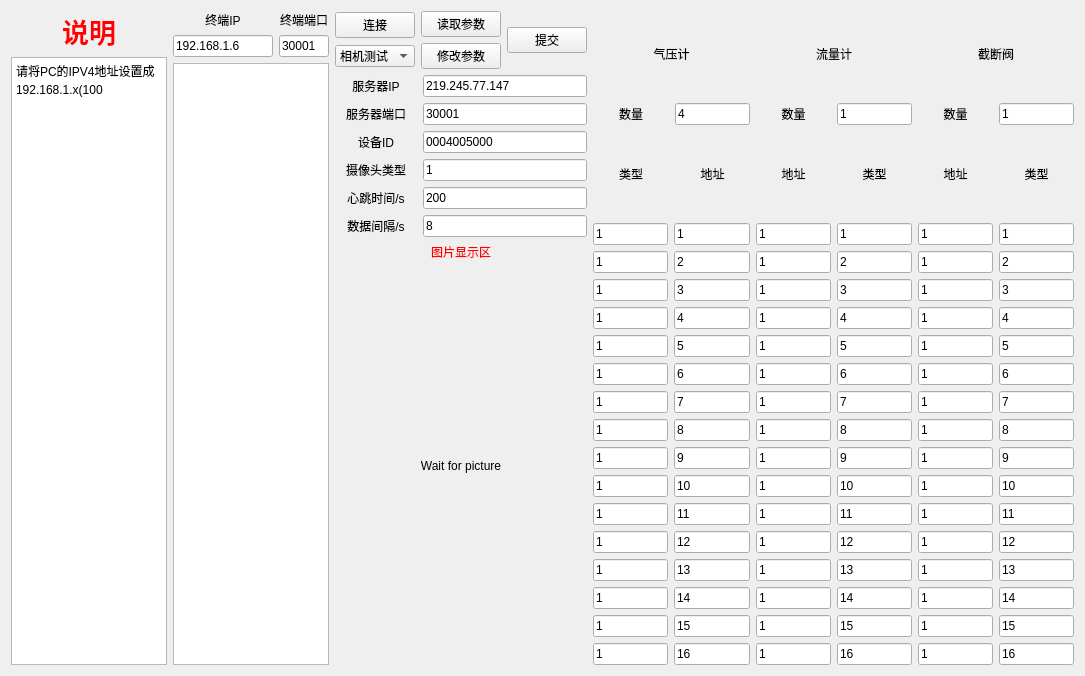
<?xml version="1.0" encoding="UTF-8"?>
<ui version="4.0">
 <class>Widget</class>
 <widget class="QWidget" name="Widget">
  <property name="geometry">
   <rect>
    <x>0</x>
    <y>0</y>
    <width>1085</width>
    <height>676</height>
   </rect>
  </property>
  <property name="windowTitle">
   <string>OilDebug</string>
  </property>
  <layout class="QGridLayout" name="gridLayout">
   <item row="0" column="0">
    <layout class="QHBoxLayout" name="horizontalLayout_64" stretch="1,1,1,1,1,1">
     <item>
      <layout class="QVBoxLayout" name="verticalLayout_8">
       <item>
        <widget class="QLabel" name="label_12">
         <property name="text">
          <string>&lt;html&gt;&lt;head/&gt;&lt;body&gt;&lt;p align=&quot;center&quot;&gt;&lt;span style=&quot; font-size:20pt; font-weight:600; color:#ff0000;&quot;&gt;说明&lt;/span&gt;&lt;/p&gt;&lt;/body&gt;&lt;/html&gt;</string>
         </property>
        </widget>
       </item>
       <item>
        <widget class="QPlainTextEdit" name="plainTextEdit">
         <property name="plainText">
          <string>请将PC的IPV4地址设置成192.168.1.x(100&lt;x&lt;250),再使用该软件进行调试!

气压计类型:
安森:  1

流量计类型:
安  森:   1
华海1:   2
华海2:   3
天  信:   4

截断阀类型:
默认:  1

</string>
         </property>
        </widget>
       </item>
      </layout>
     </item>
     <item>
      <layout class="QVBoxLayout" name="verticalLayout_7">
       <item>
        <layout class="QHBoxLayout" name="horizontalLayout_11" stretch="2,1">
         <item>
          <layout class="QVBoxLayout" name="verticalLayout_11">
           <item>
            <widget class="QLabel" name="label_3">
             <property name="text">
              <string>&lt;html&gt;&lt;head/&gt;&lt;body&gt;&lt;p align=&quot;center&quot;&gt;终端IP&lt;/p&gt;&lt;/body&gt;&lt;/html&gt;</string>
             </property>
            </widget>
           </item>
           <item>
            <widget class="QLineEdit" name="IPLineEdit">
             <property name="text">
              <string>192.168.1.6</string>
             </property>
            </widget>
           </item>
          </layout>
         </item>
         <item>
          <layout class="QVBoxLayout" name="verticalLayout_12">
           <item>
            <widget class="QLabel" name="label_4">
             <property name="text">
              <string>&lt;html&gt;&lt;head/&gt;&lt;body&gt;&lt;p align=&quot;center&quot;&gt;终端端口&lt;/p&gt;&lt;/body&gt;&lt;/html&gt;</string>
             </property>
            </widget>
           </item>
           <item>
            <widget class="QLineEdit" name="comLineEdit">
             <property name="text">
              <string>30001</string>
             </property>
            </widget>
           </item>
          </layout>
         </item>
        </layout>
       </item>
       <item>
        <widget class="QTextBrowser" name="textBrowser"/>
       </item>
      </layout>
     </item>
     <item>
      <layout class="QVBoxLayout" name="verticalLayout_6" stretch="1,10">
       <item>
        <layout class="QHBoxLayout" name="horizontalLayout_63">
         <item>
          <layout class="QVBoxLayout" name="verticalLayout_17">
           <item>
            <widget class="QPushButton" name="connectpushButton">
             <property name="text">
              <string>连接</string>
             </property>
            </widget>
           </item>
           <item>
            <widget class="QComboBox" name="funComboBox">
             <item>
              <property name="text">
               <string>相机测试</string>
              </property>
             </item>
             <item>
              <property name="text">
               <string>仪表数据</string>
              </property>
             </item>
             <item>
              <property name="text">
               <string>功放测试</string>
              </property>
             </item>
             <item>
              <property name="text">
               <string>联网测试</string>
              </property>
             </item>
             <item>
              <property name="text">
               <string>ARM重启</string>
              </property>
             </item>
             <item>
              <property name="text">
               <string>开截断阀</string>
              </property>
             </item>
             <item>
              <property name="text">
               <string>关截断阀</string>
              </property>
             </item>
             <item>
              <property name="text">
               <string>自检</string>
              </property>
             </item>
            </widget>
           </item>
          </layout>
         </item>
         <item>
          <layout class="QHBoxLayout" name="horizontalLayout_62">
           <item>
            <layout class="QVBoxLayout" name="verticalLayout_5">
             <item>
              <widget class="QPushButton" name="readPushButton">
               <property name="text">
                <string>读取参数</string>
               </property>
              </widget>
             </item>
             <item>
              <widget class="QPushButton" name="modiPushButton">
               <property name="text">
                <string>修改参数</string>
               </property>
              </widget>
             </item>
            </layout>
           </item>
           <item>
            <widget class="QPushButton" name="confPushButton">
             <property name="text">
              <string>提交</string>
             </property>
            </widget>
           </item>
          </layout>
         </item>
        </layout>
       </item>
       <item>
        <layout class="QVBoxLayout" name="verticalLayout_4" stretch="1,1,1,1,1,1,0,8">
         <item>
          <layout class="QHBoxLayout" name="horizontalLayout_13" stretch="1,2">
           <item>
            <widget class="QLabel" name="label">
             <property name="text">
              <string>&lt;html&gt;&lt;head/&gt;&lt;body&gt;&lt;p align=&quot;center&quot;&gt;服务器IP&lt;/p&gt;&lt;/body&gt;&lt;/html&gt;</string>
             </property>
            </widget>
           </item>
           <item>
            <widget class="QLineEdit" name="severIPLineEdit">
             <property name="text">
              <string>219.245.77.147</string>
             </property>
            </widget>
           </item>
          </layout>
         </item>
         <item>
          <layout class="QHBoxLayout" name="horizontalLayout_57" stretch="1,2">
           <item>
            <widget class="QLabel" name="label_2">
             <property name="text">
              <string>&lt;html&gt;&lt;head/&gt;&lt;body&gt;&lt;p align=&quot;center&quot;&gt;服务器端口&lt;/p&gt;&lt;/body&gt;&lt;/html&gt;</string>
             </property>
            </widget>
           </item>
           <item>
            <widget class="QLineEdit" name="severComLineEdit">
             <property name="text">
              <string>30001</string>
             </property>
            </widget>
           </item>
          </layout>
         </item>
         <item>
          <layout class="QHBoxLayout" name="horizontalLayout_58" stretch="1,2">
           <item>
            <widget class="QLabel" name="label_14">
             <property name="text">
              <string>&lt;html&gt;&lt;head/&gt;&lt;body&gt;&lt;p align=&quot;center&quot;&gt;设备ID&lt;/p&gt;&lt;/body&gt;&lt;/html&gt;</string>
             </property>
            </widget>
           </item>
           <item>
            <widget class="QLineEdit" name="devidLineEdit">
             <property name="text">
              <string>0004005000</string>
             </property>
             <property name="echoMode">
              <enum>QLineEdit::Normal</enum>
             </property>
            </widget>
           </item>
          </layout>
         </item>
         <item>
          <layout class="QHBoxLayout" name="horizontalLayout_61" stretch="1,2">
           <item>
            <widget class="QLabel" name="camTypelabel">
             <property name="text">
              <string>&lt;html&gt;&lt;head/&gt;&lt;body&gt;&lt;p align=&quot;center&quot;&gt;摄像头类型&lt;/p&gt;&lt;/body&gt;&lt;/html&gt;</string>
             </property>
            </widget>
           </item>
           <item>
            <widget class="QLineEdit" name="camTypelineEdit">
             <property name="text">
              <string>1</string>
             </property>
            </widget>
           </item>
          </layout>
         </item>
         <item>
          <layout class="QHBoxLayout" name="horizontalLayout_59" stretch="1,2">
           <item>
            <widget class="QLabel" name="heartTimlabel">
             <property name="text">
              <string>&lt;html&gt;&lt;head/&gt;&lt;body&gt;&lt;p align=&quot;center&quot;&gt;心跳时间/s&lt;/p&gt;&lt;/body&gt;&lt;/html&gt;</string>
             </property>
            </widget>
           </item>
           <item>
            <widget class="QLineEdit" name="heartTimlineEdit">
             <property name="text">
              <string>200</string>
             </property>
            </widget>
           </item>
          </layout>
         </item>
         <item>
          <layout class="QHBoxLayout" name="horizontalLayout_60" stretch="1,2">
           <item>
            <widget class="QLabel" name="datlabel">
             <property name="text">
              <string>&lt;html&gt;&lt;head/&gt;&lt;body&gt;&lt;p align=&quot;center&quot;&gt;数据间隔/s&lt;/p&gt;&lt;/body&gt;&lt;/html&gt;</string>
             </property>
            </widget>
           </item>
           <item>
            <widget class="QLineEdit" name="datTimlineEdit">
             <property name="text">
              <string>8</string>
             </property>
            </widget>
           </item>
          </layout>
         </item>
         <item>
          <widget class="QLabel" name="picturelabel_2">
           <property name="text">
            <string>&lt;html&gt;&lt;head/&gt;&lt;body&gt;&lt;p align=&quot;center&quot;&gt;&lt;span style=&quot; color:#ff0000;&quot;&gt;图片显示区&lt;/span&gt;&lt;/p&gt;&lt;/body&gt;&lt;/html&gt;</string>
           </property>
          </widget>
         </item>
         <item>
          <widget class="QLabel" name="picturelabel">
           <property name="text">
            <string>&lt;html&gt;&lt;head/&gt;&lt;body&gt;&lt;p align=&quot;center&quot;&gt;Wait for picture&lt;/p&gt;&lt;/body&gt;&lt;/html&gt;</string>
           </property>
          </widget>
         </item>
        </layout>
       </item>
      </layout>
     </item>
     <item>
      <layout class="QVBoxLayout" name="verticalLayout_2">
       <item>
        <widget class="QLabel" name="label_9">
         <property name="text">
          <string>&lt;html&gt;&lt;head/&gt;&lt;body&gt;&lt;p align=&quot;center&quot;&gt;气压计&lt;/p&gt;&lt;/body&gt;&lt;/html&gt;</string>
         </property>
        </widget>
       </item>
       <item>
        <layout class="QHBoxLayout" name="horizontalLayout_14" stretch="1,1">
         <item>
          <widget class="QLabel" name="label_5">
           <property name="text">
            <string>&lt;html&gt;&lt;head/&gt;&lt;body&gt;&lt;p align=&quot;center&quot;&gt;数量&lt;/p&gt;&lt;/body&gt;&lt;/html&gt;</string>
           </property>
          </widget>
         </item>
         <item>
          <widget class="QLineEdit" name="preNumLineEdit">
           <property name="text">
            <string>4</string>
           </property>
          </widget>
         </item>
        </layout>
       </item>
       <item>
        <layout class="QHBoxLayout" name="horizontalLayout_9">
         <item>
          <widget class="QLabel" name="preType1label">
           <property name="toolTip">
            <string>&lt;html&gt;&lt;head/&gt;&lt;body&gt;&lt;p align=&quot;center&quot;&gt;类型&lt;/p&gt;&lt;/body&gt;&lt;/html&gt;</string>
           </property>
           <property name="text">
            <string>&lt;html&gt;&lt;head/&gt;&lt;body&gt;&lt;p align=&quot;center&quot;&gt;类型&lt;/p&gt;&lt;/body&gt;&lt;/html&gt;</string>
           </property>
          </widget>
         </item>
         <item>
          <widget class="QLabel" name="label_8">
           <property name="text">
            <string>&lt;html&gt;&lt;head/&gt;&lt;body&gt;&lt;p align=&quot;center&quot;&gt;地址&lt;/p&gt;&lt;/body&gt;&lt;/html&gt;</string>
           </property>
          </widget>
         </item>
        </layout>
       </item>
       <item>
        <layout class="QHBoxLayout" name="horizontalLayout_12">
         <item>
          <widget class="QLineEdit" name="preType1lineEdit">
           <property name="text">
            <string>1</string>
           </property>
          </widget>
         </item>
         <item>
          <widget class="QLineEdit" name="preAddr1lineEdit">
           <property name="text">
            <string>1</string>
           </property>
          </widget>
         </item>
        </layout>
       </item>
       <item>
        <layout class="QHBoxLayout" name="horizontalLayout_16">
         <item>
          <widget class="QLineEdit" name="preType2lineEdit">
           <property name="text">
            <string>1</string>
           </property>
          </widget>
         </item>
         <item>
          <widget class="QLineEdit" name="preAddr2lineEdit">
           <property name="text">
            <string>2</string>
           </property>
          </widget>
         </item>
        </layout>
       </item>
       <item>
        <layout class="QHBoxLayout" name="horizontalLayout_17">
         <item>
          <widget class="QLineEdit" name="preType3lineEdit">
           <property name="text">
            <string>1</string>
           </property>
          </widget>
         </item>
         <item>
          <widget class="QLineEdit" name="preAddr3lineEdit">
           <property name="text">
            <string>3</string>
           </property>
          </widget>
         </item>
        </layout>
       </item>
       <item>
        <layout class="QHBoxLayout" name="horizontalLayout_18">
         <item>
          <widget class="QLineEdit" name="preType4lineEdit">
           <property name="text">
            <string>1</string>
           </property>
          </widget>
         </item>
         <item>
          <widget class="QLineEdit" name="preAddr4lineEdit">
           <property name="text">
            <string>4</string>
           </property>
          </widget>
         </item>
        </layout>
       </item>
       <item>
        <layout class="QHBoxLayout" name="horizontalLayout_19">
         <item>
          <widget class="QLineEdit" name="preType5lineEdit">
           <property name="text">
            <string>1</string>
           </property>
          </widget>
         </item>
         <item>
          <widget class="QLineEdit" name="preAddr5lineEdit">
           <property name="text">
            <string>5</string>
           </property>
          </widget>
         </item>
        </layout>
       </item>
       <item>
        <layout class="QHBoxLayout" name="horizontalLayout_20">
         <item>
          <widget class="QLineEdit" name="preType6lineEdit">
           <property name="text">
            <string>1</string>
           </property>
          </widget>
         </item>
         <item>
          <widget class="QLineEdit" name="preAddr6lineEdit">
           <property name="text">
            <string>6</string>
           </property>
          </widget>
         </item>
        </layout>
       </item>
       <item>
        <layout class="QHBoxLayout" name="horizontalLayout_21">
         <item>
          <widget class="QLineEdit" name="preType7lineEdit">
           <property name="text">
            <string>1</string>
           </property>
          </widget>
         </item>
         <item>
          <widget class="QLineEdit" name="preAddr7lineEdit">
           <property name="text">
            <string>7</string>
           </property>
          </widget>
         </item>
        </layout>
       </item>
       <item>
        <layout class="QHBoxLayout" name="horizontalLayout_22">
         <item>
          <widget class="QLineEdit" name="preType8lineEdit">
           <property name="text">
            <string>1</string>
           </property>
          </widget>
         </item>
         <item>
          <widget class="QLineEdit" name="preAddr8lineEdit">
           <property name="text">
            <string>8</string>
           </property>
          </widget>
         </item>
        </layout>
       </item>
       <item>
        <layout class="QHBoxLayout" name="horizontalLayout_24">
         <item>
          <widget class="QLineEdit" name="preType9lineEdit">
           <property name="text">
            <string>1</string>
           </property>
          </widget>
         </item>
         <item>
          <widget class="QLineEdit" name="preAddr9lineEdit">
           <property name="text">
            <string>9</string>
           </property>
          </widget>
         </item>
        </layout>
       </item>
       <item>
        <layout class="QHBoxLayout" name="horizontalLayout_25">
         <item>
          <widget class="QLineEdit" name="preType10lineEdit">
           <property name="text">
            <string>1</string>
           </property>
          </widget>
         </item>
         <item>
          <widget class="QLineEdit" name="preAddr10lineEdit">
           <property name="text">
            <string>10</string>
           </property>
          </widget>
         </item>
        </layout>
       </item>
       <item>
        <layout class="QHBoxLayout" name="horizontalLayout_26">
         <item>
          <widget class="QLineEdit" name="preType11lineEdit">
           <property name="text">
            <string>1</string>
           </property>
          </widget>
         </item>
         <item>
          <widget class="QLineEdit" name="preAddr11lineEdit">
           <property name="text">
            <string>11</string>
           </property>
          </widget>
         </item>
        </layout>
       </item>
       <item>
        <layout class="QHBoxLayout" name="horizontalLayout_27">
         <item>
          <widget class="QLineEdit" name="preType12lineEdit">
           <property name="text">
            <string>1</string>
           </property>
          </widget>
         </item>
         <item>
          <widget class="QLineEdit" name="preAddr12lineEdit">
           <property name="text">
            <string>12</string>
           </property>
          </widget>
         </item>
        </layout>
       </item>
       <item>
        <layout class="QHBoxLayout" name="horizontalLayout_28">
         <item>
          <widget class="QLineEdit" name="preType13lineEdit">
           <property name="text">
            <string>1</string>
           </property>
          </widget>
         </item>
         <item>
          <widget class="QLineEdit" name="preAddr13lineEdit">
           <property name="text">
            <string>13</string>
           </property>
          </widget>
         </item>
        </layout>
       </item>
       <item>
        <layout class="QHBoxLayout" name="horizontalLayout_29">
         <item>
          <widget class="QLineEdit" name="preType14lineEdit">
           <property name="text">
            <string>1</string>
           </property>
          </widget>
         </item>
         <item>
          <widget class="QLineEdit" name="preAddr14lineEdit">
           <property name="text">
            <string>14</string>
           </property>
          </widget>
         </item>
        </layout>
       </item>
       <item>
        <layout class="QHBoxLayout" name="horizontalLayout_30">
         <item>
          <widget class="QLineEdit" name="preType15lineEdit">
           <property name="text">
            <string>1</string>
           </property>
          </widget>
         </item>
         <item>
          <widget class="QLineEdit" name="preAddr15lineEdit">
           <property name="text">
            <string>15</string>
           </property>
          </widget>
         </item>
        </layout>
       </item>
       <item>
        <layout class="QHBoxLayout" name="horizontalLayout_31">
         <item>
          <widget class="QLineEdit" name="preType16lineEdit">
           <property name="text">
            <string>1</string>
           </property>
          </widget>
         </item>
         <item>
          <widget class="QLineEdit" name="preAddr16lineEdit">
           <property name="text">
            <string>16</string>
           </property>
          </widget>
         </item>
        </layout>
       </item>
      </layout>
     </item>
     <item>
      <layout class="QVBoxLayout" name="verticalLayout">
       <item>
        <widget class="QLabel" name="label_15">
         <property name="text">
          <string>&lt;html&gt;&lt;head/&gt;&lt;body&gt;&lt;p align=&quot;center&quot;&gt;流量计&lt;/p&gt;&lt;/body&gt;&lt;/html&gt;</string>
         </property>
        </widget>
       </item>
       <item>
        <layout class="QHBoxLayout" name="horizontalLayout_15" stretch="1,1">
         <item>
          <widget class="QLabel" name="label_6">
           <property name="text">
            <string>&lt;html&gt;&lt;head/&gt;&lt;body&gt;&lt;p align=&quot;center&quot;&gt;数量&lt;/p&gt;&lt;/body&gt;&lt;/html&gt;</string>
           </property>
          </widget>
         </item>
         <item>
          <widget class="QLineEdit" name="flowNumLineEdit">
           <property name="text">
            <string>1</string>
           </property>
          </widget>
         </item>
        </layout>
       </item>
       <item>
        <layout class="QHBoxLayout" name="horizontalLayout">
         <item>
          <widget class="QLabel" name="label_10">
           <property name="text">
            <string>&lt;html&gt;&lt;head/&gt;&lt;body&gt;&lt;p align=&quot;center&quot;&gt;地址&lt;/p&gt;&lt;/body&gt;&lt;/html&gt;</string>
           </property>
          </widget>
         </item>
         <item>
          <widget class="QLabel" name="label_11">
           <property name="text">
            <string>&lt;html&gt;&lt;head/&gt;&lt;body&gt;&lt;p align=&quot;center&quot;&gt;类型&lt;/p&gt;&lt;/body&gt;&lt;/html&gt;</string>
           </property>
          </widget>
         </item>
        </layout>
       </item>
       <item>
        <layout class="QHBoxLayout" name="horizontalLayout_2">
         <item>
          <widget class="QLineEdit" name="flowType1lineEdit">
           <property name="text">
            <string>1</string>
           </property>
          </widget>
         </item>
         <item>
          <widget class="QLineEdit" name="flowAddr1lineEdit">
           <property name="text">
            <string>1</string>
           </property>
          </widget>
         </item>
        </layout>
       </item>
       <item>
        <layout class="QHBoxLayout" name="horizontalLayout_3">
         <item>
          <widget class="QLineEdit" name="flowType2lineEdit">
           <property name="text">
            <string>1</string>
           </property>
          </widget>
         </item>
         <item>
          <widget class="QLineEdit" name="flowAddr2lineEdit">
           <property name="text">
            <string>2</string>
           </property>
          </widget>
         </item>
        </layout>
       </item>
       <item>
        <layout class="QHBoxLayout" name="horizontalLayout_4">
         <item>
          <widget class="QLineEdit" name="flowType3lineEdit">
           <property name="text">
            <string>1</string>
           </property>
          </widget>
         </item>
         <item>
          <widget class="QLineEdit" name="flowAddr3lineEdit">
           <property name="text">
            <string>3</string>
           </property>
          </widget>
         </item>
        </layout>
       </item>
       <item>
        <layout class="QHBoxLayout" name="horizontalLayout_5">
         <item>
          <widget class="QLineEdit" name="flowType4lineEdit">
           <property name="text">
            <string>1</string>
           </property>
          </widget>
         </item>
         <item>
          <widget class="QLineEdit" name="flowAddr4lineEdit">
           <property name="text">
            <string>4</string>
           </property>
          </widget>
         </item>
        </layout>
       </item>
       <item>
        <layout class="QHBoxLayout" name="horizontalLayout_6">
         <item>
          <widget class="QLineEdit" name="flowType5lineEdit">
           <property name="text">
            <string>1</string>
           </property>
          </widget>
         </item>
         <item>
          <widget class="QLineEdit" name="flowAddr5lineEdit">
           <property name="text">
            <string>5</string>
           </property>
          </widget>
         </item>
        </layout>
       </item>
       <item>
        <layout class="QHBoxLayout" name="horizontalLayout_7">
         <item>
          <widget class="QLineEdit" name="flowType6lineEdit">
           <property name="text">
            <string>1</string>
           </property>
          </widget>
         </item>
         <item>
          <widget class="QLineEdit" name="flowAddr6lineEdit">
           <property name="text">
            <string>6</string>
           </property>
          </widget>
         </item>
        </layout>
       </item>
       <item>
        <layout class="QHBoxLayout" name="horizontalLayout_8">
         <item>
          <widget class="QLineEdit" name="flowType7lineEdit">
           <property name="text">
            <string>1</string>
           </property>
          </widget>
         </item>
         <item>
          <widget class="QLineEdit" name="flowAddr7lineEdit">
           <property name="text">
            <string>7</string>
           </property>
          </widget>
         </item>
        </layout>
       </item>
       <item>
        <layout class="QHBoxLayout" name="horizontalLayout_10">
         <item>
          <widget class="QLineEdit" name="flowType8lineEdit">
           <property name="text">
            <string>1</string>
           </property>
          </widget>
         </item>
         <item>
          <widget class="QLineEdit" name="flowAddr8lineEdit">
           <property name="text">
            <string>8</string>
           </property>
          </widget>
         </item>
        </layout>
       </item>
       <item>
        <layout class="QHBoxLayout" name="horizontalLayout_23">
         <item>
          <widget class="QLineEdit" name="flowType9lineEdit">
           <property name="text">
            <string>1</string>
           </property>
          </widget>
         </item>
         <item>
          <widget class="QLineEdit" name="flowAddr9lineEdit">
           <property name="text">
            <string>9</string>
           </property>
          </widget>
         </item>
        </layout>
       </item>
       <item>
        <layout class="QHBoxLayout" name="horizontalLayout_32">
         <item>
          <widget class="QLineEdit" name="flowType10lineEdit">
           <property name="text">
            <string>1</string>
           </property>
          </widget>
         </item>
         <item>
          <widget class="QLineEdit" name="flowAddr10lineEdit">
           <property name="text">
            <string>10</string>
           </property>
          </widget>
         </item>
        </layout>
       </item>
       <item>
        <layout class="QHBoxLayout" name="horizontalLayout_33">
         <item>
          <widget class="QLineEdit" name="flowType11lineEdit">
           <property name="text">
            <string>1</string>
           </property>
          </widget>
         </item>
         <item>
          <widget class="QLineEdit" name="flowAddr11lineEdit">
           <property name="text">
            <string>11</string>
           </property>
          </widget>
         </item>
        </layout>
       </item>
       <item>
        <layout class="QHBoxLayout" name="horizontalLayout_34">
         <item>
          <widget class="QLineEdit" name="flowType12lineEdit">
           <property name="text">
            <string>1</string>
           </property>
          </widget>
         </item>
         <item>
          <widget class="QLineEdit" name="flowAddr12lineEdit">
           <property name="text">
            <string>12</string>
           </property>
          </widget>
         </item>
        </layout>
       </item>
       <item>
        <layout class="QHBoxLayout" name="horizontalLayout_35">
         <item>
          <widget class="QLineEdit" name="flowType13lineEdit">
           <property name="text">
            <string>1</string>
           </property>
          </widget>
         </item>
         <item>
          <widget class="QLineEdit" name="flowAddr13lineEdit">
           <property name="text">
            <string>13</string>
           </property>
          </widget>
         </item>
        </layout>
       </item>
       <item>
        <layout class="QHBoxLayout" name="horizontalLayout_36">
         <item>
          <widget class="QLineEdit" name="flowType14lineEdit">
           <property name="text">
            <string>1</string>
           </property>
          </widget>
         </item>
         <item>
          <widget class="QLineEdit" name="flowAddr14lineEdit">
           <property name="text">
            <string>14</string>
           </property>
          </widget>
         </item>
        </layout>
       </item>
       <item>
        <layout class="QHBoxLayout" name="horizontalLayout_37">
         <item>
          <widget class="QLineEdit" name="flowType15lineEdit">
           <property name="text">
            <string>1</string>
           </property>
          </widget>
         </item>
         <item>
          <widget class="QLineEdit" name="flowAddr15lineEdit">
           <property name="text">
            <string>15</string>
           </property>
          </widget>
         </item>
        </layout>
       </item>
       <item>
        <layout class="QHBoxLayout" name="horizontalLayout_38">
         <item>
          <widget class="QLineEdit" name="flowType16lineEdit">
           <property name="text">
            <string>1</string>
           </property>
          </widget>
         </item>
         <item>
          <widget class="QLineEdit" name="flowAddr16lineEdit">
           <property name="text">
            <string>16</string>
           </property>
          </widget>
         </item>
        </layout>
       </item>
      </layout>
     </item>
     <item>
      <layout class="QVBoxLayout" name="verticalLayout_3">
       <item>
        <widget class="QLabel" name="label_16">
         <property name="text">
          <string>&lt;html&gt;&lt;head/&gt;&lt;body&gt;&lt;p align=&quot;center&quot;&gt;截断阀&lt;/p&gt;&lt;/body&gt;&lt;/html&gt;</string>
         </property>
        </widget>
       </item>
       <item>
        <layout class="QHBoxLayout" name="horizontalLayout_56" stretch="1,1">
         <item>
          <widget class="QLabel" name="label_7">
           <property name="text">
            <string>&lt;html&gt;&lt;head/&gt;&lt;body&gt;&lt;p align=&quot;center&quot;&gt;数量&lt;/p&gt;&lt;/body&gt;&lt;/html&gt;</string>
           </property>
          </widget>
         </item>
         <item>
          <widget class="QLineEdit" name="bloNumLineEdit">
           <property name="text">
            <string>1</string>
           </property>
          </widget>
         </item>
        </layout>
       </item>
       <item>
        <layout class="QHBoxLayout" name="horizontalLayout_39">
         <item>
          <widget class="QLabel" name="label_17">
           <property name="text">
            <string>&lt;html&gt;&lt;head/&gt;&lt;body&gt;&lt;p align=&quot;center&quot;&gt;地址&lt;/p&gt;&lt;/body&gt;&lt;/html&gt;</string>
           </property>
          </widget>
         </item>
         <item>
          <widget class="QLabel" name="label_18">
           <property name="text">
            <string>&lt;html&gt;&lt;head/&gt;&lt;body&gt;&lt;p align=&quot;center&quot;&gt;类型&lt;/p&gt;&lt;/body&gt;&lt;/html&gt;</string>
           </property>
          </widget>
         </item>
        </layout>
       </item>
       <item>
        <layout class="QHBoxLayout" name="horizontalLayout_40">
         <item>
          <widget class="QLineEdit" name="bloType1lineEdit">
           <property name="text">
            <string>1</string>
           </property>
          </widget>
         </item>
         <item>
          <widget class="QLineEdit" name="bloAddr1lineEdit">
           <property name="text">
            <string>1</string>
           </property>
          </widget>
         </item>
        </layout>
       </item>
       <item>
        <layout class="QHBoxLayout" name="horizontalLayout_41">
         <item>
          <widget class="QLineEdit" name="bloType2lineEdit">
           <property name="text">
            <string>1</string>
           </property>
          </widget>
         </item>
         <item>
          <widget class="QLineEdit" name="bloAddr2lineEdit">
           <property name="text">
            <string>2</string>
           </property>
          </widget>
         </item>
        </layout>
       </item>
       <item>
        <layout class="QHBoxLayout" name="horizontalLayout_42">
         <item>
          <widget class="QLineEdit" name="bloType3lineEdit">
           <property name="text">
            <string>1</string>
           </property>
          </widget>
         </item>
         <item>
          <widget class="QLineEdit" name="bloAddr3lineEdit">
           <property name="text">
            <string>3</string>
           </property>
          </widget>
         </item>
        </layout>
       </item>
       <item>
        <layout class="QHBoxLayout" name="horizontalLayout_43">
         <item>
          <widget class="QLineEdit" name="bloType4lineEdit">
           <property name="text">
            <string>1</string>
           </property>
          </widget>
         </item>
         <item>
          <widget class="QLineEdit" name="bloAddr4lineEdit">
           <property name="text">
            <string>4</string>
           </property>
          </widget>
         </item>
        </layout>
       </item>
       <item>
        <layout class="QHBoxLayout" name="horizontalLayout_44">
         <item>
          <widget class="QLineEdit" name="bloType5lineEdit">
           <property name="text">
            <string>1</string>
           </property>
          </widget>
         </item>
         <item>
          <widget class="QLineEdit" name="bloAddr5lineEdit">
           <property name="text">
            <string>5</string>
           </property>
          </widget>
         </item>
        </layout>
       </item>
       <item>
        <layout class="QHBoxLayout" name="horizontalLayout_45">
         <item>
          <widget class="QLineEdit" name="bloType6lineEdit">
           <property name="text">
            <string>1</string>
           </property>
          </widget>
         </item>
         <item>
          <widget class="QLineEdit" name="bloAddr6lineEdit">
           <property name="text">
            <string>6</string>
           </property>
          </widget>
         </item>
        </layout>
       </item>
       <item>
        <layout class="QHBoxLayout" name="horizontalLayout_46">
         <item>
          <widget class="QLineEdit" name="bloType7lineEdit">
           <property name="text">
            <string>1</string>
           </property>
          </widget>
         </item>
         <item>
          <widget class="QLineEdit" name="bloAddr7lineEdit">
           <property name="text">
            <string>7</string>
           </property>
          </widget>
         </item>
        </layout>
       </item>
       <item>
        <layout class="QHBoxLayout" name="horizontalLayout_47">
         <item>
          <widget class="QLineEdit" name="bloType8lineEdit">
           <property name="text">
            <string>1</string>
           </property>
          </widget>
         </item>
         <item>
          <widget class="QLineEdit" name="bloAddr8lineEdit">
           <property name="text">
            <string>8</string>
           </property>
          </widget>
         </item>
        </layout>
       </item>
       <item>
        <layout class="QHBoxLayout" name="horizontalLayout_48">
         <item>
          <widget class="QLineEdit" name="bloType9lineEdit">
           <property name="text">
            <string>1</string>
           </property>
          </widget>
         </item>
         <item>
          <widget class="QLineEdit" name="bloAddr9lineEdit">
           <property name="text">
            <string>9</string>
           </property>
          </widget>
         </item>
        </layout>
       </item>
       <item>
        <layout class="QHBoxLayout" name="horizontalLayout_49">
         <item>
          <widget class="QLineEdit" name="bloType10lineEdit">
           <property name="text">
            <string>1</string>
           </property>
          </widget>
         </item>
         <item>
          <widget class="QLineEdit" name="bloAddr10lineEdit">
           <property name="text">
            <string>10</string>
           </property>
          </widget>
         </item>
        </layout>
       </item>
       <item>
        <layout class="QHBoxLayout" name="horizontalLayout_50">
         <item>
          <widget class="QLineEdit" name="bloType11lineEdit">
           <property name="text">
            <string>1</string>
           </property>
          </widget>
         </item>
         <item>
          <widget class="QLineEdit" name="bloAddr11lineEdit">
           <property name="text">
            <string>11</string>
           </property>
          </widget>
         </item>
        </layout>
       </item>
       <item>
        <layout class="QHBoxLayout" name="horizontalLayout_51">
         <item>
          <widget class="QLineEdit" name="bloType12lineEdit">
           <property name="text">
            <string>1</string>
           </property>
          </widget>
         </item>
         <item>
          <widget class="QLineEdit" name="bloAddr12lineEdit">
           <property name="text">
            <string>12</string>
           </property>
          </widget>
         </item>
        </layout>
       </item>
       <item>
        <layout class="QHBoxLayout" name="horizontalLayout_52">
         <item>
          <widget class="QLineEdit" name="bloType13lineEdit">
           <property name="text">
            <string>1</string>
           </property>
          </widget>
         </item>
         <item>
          <widget class="QLineEdit" name="bloAddr13lineEdit">
           <property name="text">
            <string>13</string>
           </property>
          </widget>
         </item>
        </layout>
       </item>
       <item>
        <layout class="QHBoxLayout" name="horizontalLayout_53">
         <item>
          <widget class="QLineEdit" name="bloType14lineEdit">
           <property name="text">
            <string>1</string>
           </property>
          </widget>
         </item>
         <item>
          <widget class="QLineEdit" name="bloAddr14lineEdit">
           <property name="text">
            <string>14</string>
           </property>
          </widget>
         </item>
        </layout>
       </item>
       <item>
        <layout class="QHBoxLayout" name="horizontalLayout_54">
         <item>
          <widget class="QLineEdit" name="bloType15lineEdit">
           <property name="text">
            <string>1</string>
           </property>
          </widget>
         </item>
         <item>
          <widget class="QLineEdit" name="bloAddr15lineEdit">
           <property name="text">
            <string>15</string>
           </property>
          </widget>
         </item>
        </layout>
       </item>
       <item>
        <layout class="QHBoxLayout" name="horizontalLayout_55">
         <item>
          <widget class="QLineEdit" name="bloType16lineEdit">
           <property name="text">
            <string>1</string>
           </property>
          </widget>
         </item>
         <item>
          <widget class="QLineEdit" name="bloAddr16lineEdit">
           <property name="text">
            <string>16</string>
           </property>
          </widget>
         </item>
        </layout>
       </item>
      </layout>
     </item>
    </layout>
   </item>
  </layout>
  <zorder>preType1label</zorder>
  <zorder>preType1lineEdit</zorder>
  <zorder>preType2lineEdit</zorder>
  <zorder>preType3lineEdit</zorder>
  <zorder>preType4lineEdit</zorder>
  <zorder>preType5lineEdit</zorder>
  <zorder>preType6lineEdit</zorder>
  <zorder>preType7lineEdit</zorder>
  <zorder>preType8lineEdit</zorder>
  <zorder>preType2label</zorder>
  <zorder>preType12lineEdit</zorder>
  <zorder>preType9lineEdit</zorder>
  <zorder>preType14lineEdit</zorder>
  <zorder>preType13lineEdit</zorder>
  <zorder>preType10lineEdit</zorder>
  <zorder>preType11lineEdit</zorder>
  <zorder>preType15lineEdit</zorder>
  <zorder>preType16lineEdit</zorder>
  <zorder>preType2label</zorder>
  <zorder>preAddr15lineEdit</zorder>
  <zorder>flowAddr10lineEdit</zorder>
  <zorder>flowAddr11lineEdit</zorder>
  <zorder>flowType10lineEdit</zorder>
  <zorder>flowType9lineEdit</zorder>
  <zorder>flowType14lineEdit</zorder>
  <zorder>flowAddr14lineEdit</zorder>
  <zorder>flowType11lineEdit</zorder>
  <zorder>flowType15lineEdit</zorder>
  <zorder>flowType12lineEdit</zorder>
  <zorder>flowType13lineEdit</zorder>
  <zorder>flowAddr13lineEdit</zorder>
  <zorder>flowAddr9lineEdit</zorder>
  <zorder>flowAddr15lineEdit</zorder>
  <zorder>flowAddr16lineEdit</zorder>
  <zorder>flowAddr12lineEdit</zorder>
  <zorder>flowType16lineEdit</zorder>
  <zorder>layoutWidget</zorder>
  <zorder></zorder>
  <zorder></zorder>
  <zorder>heartTimlabel</zorder>
  <zorder>heartTimlineEdit</zorder>
  <zorder>datlabel</zorder>
  <zorder>datTimlineEdit</zorder>
  <zorder>label</zorder>
  <zorder>severIPLineEdit</zorder>
  <zorder>camTypelabel</zorder>
  <zorder>camTypelineEdit</zorder>
  <zorder></zorder>
  <zorder>textBrowser</zorder>
  <zorder>textBrowser</zorder>
  <zorder>textBrowser</zorder>
  <zorder></zorder>
  <zorder>label_12</zorder>
 </widget>
 <layoutdefault spacing="6" margin="11"/>
 <resources/>
 <connections/>
</ui>
